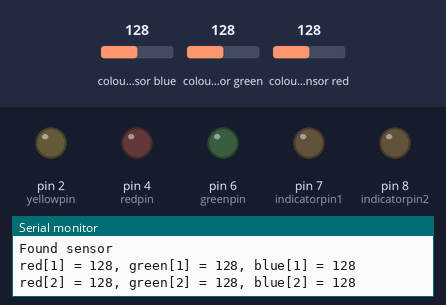
Bench run of a sketch on a simulated Arduino Uno, built with avr-gcc and run on an emulated ATmega328P. On the bench: output pins drawn as LEDs (lit = HIGH), the last lines printed to the serial monitor. The test bench sets the inputs (shaded band); at power-on: colour sensor blue 128, colour sensor green 128, colour sensor red 128.

Above: at 9.0 s.
9.1 s: colour sensor blue set to 118
At 10.7 s:
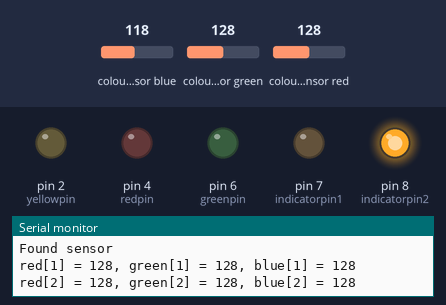
At 19.5 s:
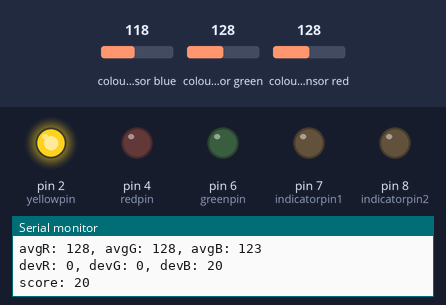
Timing chart, 0 to 66.9 s (numbered marks = the images above; inputs shaded):
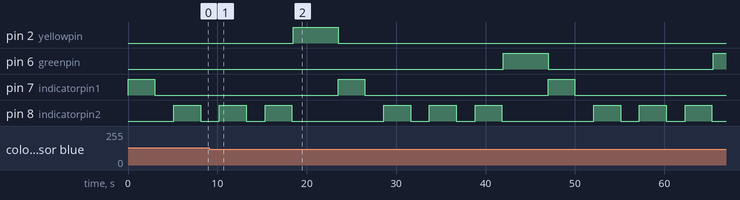

Measured:
- the behaviour switches between 121 and 120 on colour sensor blue (found by bisection; images 0 and 1)
- after the input at 9.1 s, pin 2 (yellowpin): LOW → HIGH after 9.4 s, → LOW 5.0 s later
- by itself, pin 7 (indicatorpin1): alternates HIGH for 3.0 s and LOW for 20.5 s
- by itself, pin 8 (indicatorpin2): repeats every 23.5 s: LOW 2.1 s, HIGH 3.0 s, LOW 10.3 s, HIGH 3.0 s, LOW 2.1 s, HIGH 3.0 s

The sketch:

leafDetection.ino
```cpp
#include <Wire.h>
#include "Adafruit_TCS34725.h"

#define redpin 4
#define greenpin 6
#define yellowpin 2
#define indicatorpin1 7
#define indicatorpin2 8

Adafruit_TCS34725 tcs = Adafruit_TCS34725(TCS34725_INTEGRATIONTIME_50MS, TCS34725_GAIN_4X);

void setup() {
  Serial.begin(9600);
  digitalWrite(indicatorpin1, LOW);
  digitalWrite(indicatorpin2, LOW);

  if (tcs.begin()) {
    Serial.println("Found sensor");
  } else {
    Serial.println("No TCS34725 found ... check your connections");
    while (1); // halt!
  }
  pinMode(redpin, OUTPUT);
  pinMode(greenpin, OUTPUT);
  pinMode(yellowpin, OUTPUT);
  pinMode(indicatorpin1, OUTPUT);
  pinMode(indicatorpin2, OUTPUT);
}

void getnextcolor(float& red, float& green, float& blue){
  tcs.setInterrupt(false);  // turn on LED

  delay(60);  // takes 50ms to read

  tcs.getRGB(&red, &green, &blue);

  tcs.setInterrupt(true);  // turn off LED
}

int sprintf(const char *format, ...)
{
    static char buffer[1024]; // Adjust to your needs
    va_list aptr;
    va_start(aptr, format);
    int results = vsnprintf(buffer, sizeof(buffer), format, aptr);
    va_end(aptr);
    Serial.print(buffer);
    return results;
}

void printcolor(int time, float red, float green, float blue) {
  sprintf("red[%d] = %d, green[%d] = %d, blue[%d] = %d\n", time, (int)red, time, (int)green, time, (int)blue);
}

void loop() {
  //Step 1:  turn on green indicator for 3 second
  digitalWrite(indicatorpin1, HIGH);
  delay(3000);
  //Step 2: turn off green indicator
  digitalWrite(indicatorpin1, LOW);
  //Step 3: test the first spot rgb
  float r1, g1, b1;
  getnextcolor(r1, g1, b1);
  printcolor(1, r1, g1, b1);
  delay(2000);
  //Step 4: turn on clear indicator for 2 seconds
  digitalWrite(indicatorpin2, HIGH);
  delay(3000);
  //Step 5: turn off clear indicator
  digitalWrite(indicatorpin2, LOW);
  //Step 6: test the second spot rgb
  float r2, g2, b2;
  getnextcolor(r2, g2, b2);
  printcolor(2, r2, g2, b2);
  delay(2000);
  //Step 7: turn on the clear indicator for 2 seconds
  digitalWrite(indicatorpin2, HIGH);
  delay(3000);
  //Step 8: turn off clear indicator
  digitalWrite(indicatorpin2, LOW);
  //Step 9: test the third spot rgb
  float r3, g3, b3;
  getnextcolor(r3, g3, b3);
  printcolor(3, r3, g3, b3);
  delay(2000);
  //Step 10: turn on the clear indicator for 2 seconds
  digitalWrite(indicatorpin2, HIGH);
  delay(3000);
  //Step 11: turn off clear indicator
  digitalWrite(indicatorpin2, LOW);
  //Step 12: test the fourth spot rgb
  float r4, g4, b4;
  getnextcolor(r4, g4, b4);
  printcolor(4, r4, g4, b4);
  //Step 13: collect results
  float avgR=(r1+r2+r3+r4)/4;
  float avgG=(g1+g2+g3+g4)/4;
  float avgB=(b1+b2+b3+b4)/4;
  sprintf("avgR: %d, avgG: %d, avgB: %d\n", (int)avgR, (int)avgG, (int)avgB);
  //Step 14: calculate the healthiness score of the leaf based on the four spot rgbs
  float devR=abs(avgR-r1)+abs(avgR-r2)+abs(avgR-r3)+abs(avgR-r4);
  float devG=abs(avgG-g1)+abs(avgG-g2)+abs(avgG-g3)+abs(avgG-g4);
  float devB=abs(avgB-b1)+abs(avgB-b2)+abs(avgB-b3)+abs(avgB-b4);
  sprintf("devR: %d, devG: %d, devB: %d\n", (int)devR, (int)devG, (int)devB);

  float healthscore=devR+devG+devB;
  sprintf("score: %d\n", (int)healthscore);
  //Step 15: based on the healthiness score,
  //Range 0-15 is healthy
  //Range 15-25 is medium
  //Above 25 is unhealthy
  if (healthscore<15){
    digitalWrite(greenpin, HIGH);
  } else if(healthscore<25){
    digitalWrite(yellowpin, HIGH);
  } else {
    digitalWrite(redpin, HIGH);
  }
  delay(5000);
  digitalWrite(greenpin, LOW);
  digitalWrite(yellowpin, LOW);
  digitalWrite(redpin, LOW);
}
```
